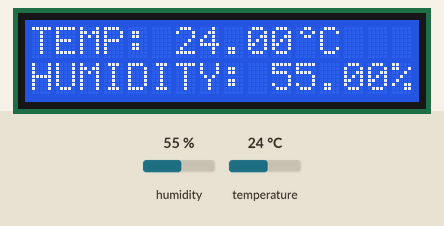
Bench run of a sketch on a simulated Arduino Uno, built with avr-gcc and run on an emulated ATmega328P. Shown: 16×2 character LCD. The inputs (shaded band) are chosen by the test bench; at power-on: humidity 55 %, temperature 24 °C.

Above: at 1.2 s.
1.3 s: humidity set to 22 %
At 3.2 s:
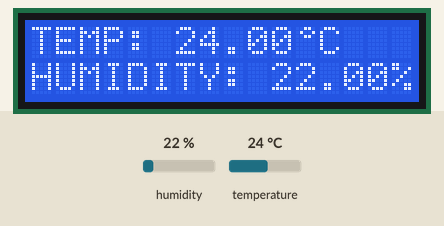
4.1 s: temperature set to 12 °C
At 5.4 s:
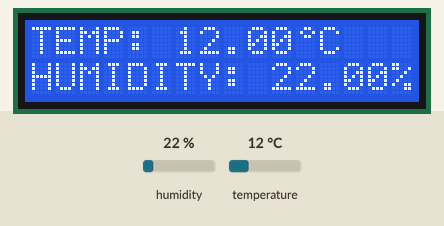
6.9 s: humidity set to 40 %
At 8.7 s:
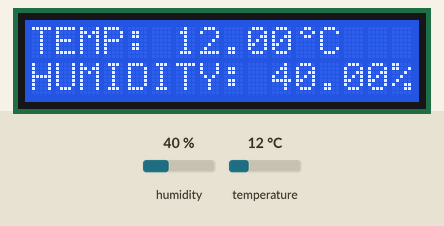
9.8 s: temperature set to 19 °C
At 10.9 s:
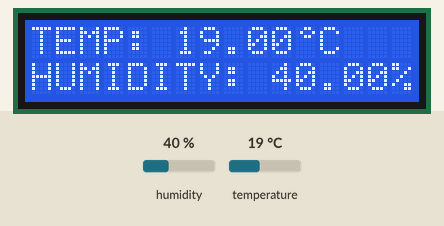
Timing chart, 0 to 12.8 s (numbered marks = the images above; inputs shaded):
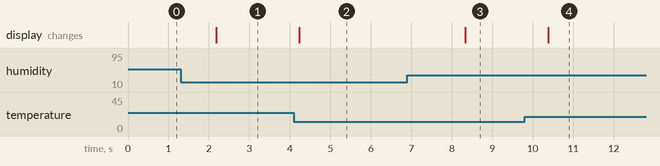

The sketch:

DHT11_LCD_I2C.ino
```cpp
/*
 *AUTEUR: RACHEL SYSTEME
 *DATE  : 15 FEVRIER 2022
 *
 ***Lire et afficher la température et l'humidité sur un écran LCD I2C
 */
#include <LiquidCrystal_I2C.h>
#include <DHT.h>

#define dht_pin 2

// Déclaration de l'objet de type DHT
DHT dht(dht_pin,DHT11);

// Déclaration de l'objet de type LiquidCrystal_I2C
LiquidCrystal_I2C lcd(0x27,16,2);

float temperature = 0;
float humidity = 0;

// Création d'un caractère personalisé "°"
byte deg[8]={
  B00110,
  B01001,
  B00110,
  B00000,
  B00000,
  B00000,
  B00000,
  B00000
};

void setup() {
  dht.begin();//initialisation du capteur
  //initialisation de l'écran I2C
  lcd.init();
  lcd.backlight();
  lcd.clear();
  lcd.createChar(0,deg);

  lcd.setCursor(0,0);
  lcd.print("TEMP: ");
  lcd.setCursor(0,1);
  lcd.print("HUMIDITY:");
}

void loop() {
  temperature = dht.readTemperature();
    lcd.setCursor(6,0);
    lcd.print(temperature);
    lcd.write(0);
    lcd.print("C");

  humidity = dht.readHumidity();
    lcd.setCursor(10,1);
    lcd.print(humidity);
    lcd.print("%");

  delay(1000);
}
```

Measured:
- after the input at 1.3 s, the display: changes after 0.88 s (image 1)
- after the input at 4.1 s, the display: changes after 0.13 s (image 2)
- after the input at 6.9 s, the display: changes after 1.4 s (image 3)
- after the input at 9.8 s, the display: changes after 0.59 s (image 4)
